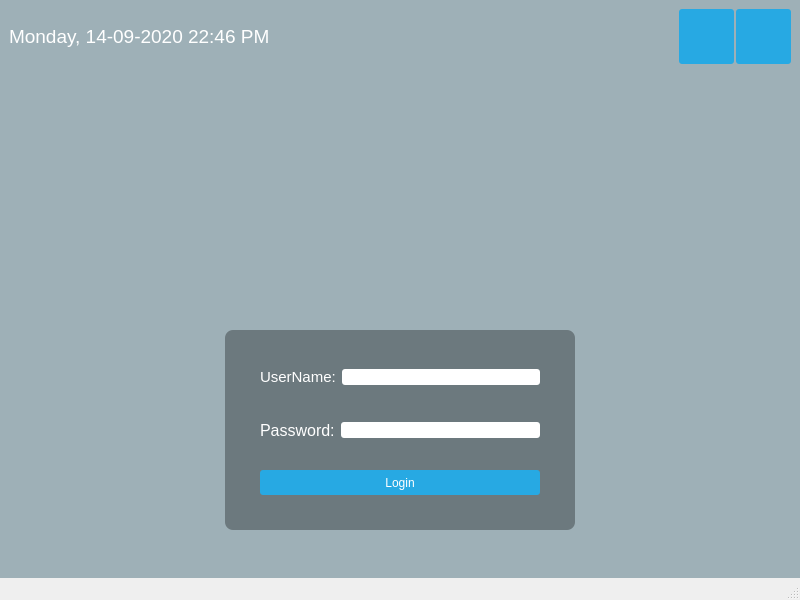
<?xml version="1.0" encoding="UTF-8"?>
<ui version="4.0">
 <class>MainWindow</class>
 <widget class="QMainWindow" name="MainWindow">
  <property name="geometry">
   <rect>
    <x>0</x>
    <y>0</y>
    <width>800</width>
    <height>600</height>
   </rect>
  </property>
  <property name="sizePolicy">
   <sizepolicy hsizetype="Fixed" vsizetype="Fixed">
    <horstretch>0</horstretch>
    <verstretch>0</verstretch>
   </sizepolicy>
  </property>
  <property name="windowTitle">
   <string>MainWindow</string>
  </property>
  <property name="styleSheet">
   <string notr="true">#centralwidget { background: rgba(32, 80, 96, 100); border-image: url(:/images/login_bg.png);}
#topPanel {background-color: qlineargradient(spread:reflect, x1:0.5,
y1:0, x2:0, y2:0, stop:0 rgba(91, 204, 233, 100), stop:1 rgba(32, 80, 96, 100));}
#loginForm {background: rgba(0, 0, 0, 80);border-radius: 8px}
QLabel { color: white; }
QLineEdit { border-radius: 3px;}
QPushButton {color: white;background-color: #27a9e3;border-width: 0px;border-radius: 3px;}
QPushButton:hover { background-color: #66c011; }</string>
  </property>
  <widget class="QWidget" name="centralwidget">
   <layout class="QVBoxLayout" name="verticalLayout">
    <property name="leftMargin">
     <number>0</number>
    </property>
    <property name="topMargin">
     <number>0</number>
    </property>
    <property name="rightMargin">
     <number>0</number>
    </property>
    <property name="bottomMargin">
     <number>0</number>
    </property>
    <item>
     <widget class="QWidget" name="topPanel" native="true">
      <layout class="QHBoxLayout" name="horizontalLayout">
       <property name="spacing">
        <number>2</number>
       </property>
       <item>
        <widget class="QLabel" name="currentDateTime">
         <property name="sizePolicy">
          <sizepolicy hsizetype="Fixed" vsizetype="Fixed">
           <horstretch>0</horstretch>
           <verstretch>0</verstretch>
          </sizepolicy>
         </property>
         <property name="text">
          <string>&lt;html&gt;&lt;head/&gt;&lt;body&gt;&lt;p&gt;&lt;span style=&quot; font-size:14pt;&quot;&gt;Monday, 14-09-2020 22:46 PM&lt;/span&gt;&lt;/p&gt;&lt;/body&gt;&lt;/html&gt;</string>
         </property>
        </widget>
       </item>
       <item>
        <spacer name="horizontalSpacer">
         <property name="orientation">
          <enum>Qt::Horizontal</enum>
         </property>
         <property name="sizeHint" stdset="0">
          <size>
           <width>40</width>
           <height>20</height>
          </size>
         </property>
        </spacer>
       </item>
       <item>
        <widget class="QPushButton" name="shutdownButton">
         <property name="sizePolicy">
          <sizepolicy hsizetype="Fixed" vsizetype="Fixed">
           <horstretch>0</horstretch>
           <verstretch>0</verstretch>
          </sizepolicy>
         </property>
         <property name="minimumSize">
          <size>
           <width>55</width>
           <height>55</height>
          </size>
         </property>
         <property name="text">
          <string/>
         </property>
         <property name="icon">
          <iconset resource="loginRes.qrc">
           <normaloff>:/icon/restart_icon.png</normaloff>:/icon/restart_icon.png</iconset>
         </property>
         <property name="iconSize">
          <size>
           <width>50</width>
           <height>50</height>
          </size>
         </property>
        </widget>
       </item>
       <item>
        <widget class="QPushButton" name="restartButton">
         <property name="enabled">
          <bool>true</bool>
         </property>
         <property name="sizePolicy">
          <sizepolicy hsizetype="Fixed" vsizetype="Fixed">
           <horstretch>0</horstretch>
           <verstretch>0</verstretch>
          </sizepolicy>
         </property>
         <property name="minimumSize">
          <size>
           <width>55</width>
           <height>55</height>
          </size>
         </property>
         <property name="text">
          <string/>
         </property>
         <property name="icon">
          <iconset resource="loginRes.qrc">
           <normaloff>:/icon/shutdown_icon.png</normaloff>:/icon/shutdown_icon.png</iconset>
         </property>
         <property name="iconSize">
          <size>
           <width>50</width>
           <height>50</height>
          </size>
         </property>
        </widget>
       </item>
      </layout>
     </widget>
    </item>
    <item>
     <spacer name="verticalSpacer_4">
      <property name="orientation">
       <enum>Qt::Vertical</enum>
      </property>
      <property name="sizeHint" stdset="0">
       <size>
        <width>20</width>
        <height>20</height>
       </size>
      </property>
     </spacer>
    </item>
    <item>
     <layout class="QHBoxLayout" name="horizontalLayout2">
      <property name="topMargin">
       <number>0</number>
      </property>
      <property name="bottomMargin">
       <number>0</number>
      </property>
      <item>
       <widget class="QLabel" name="logo">
        <property name="sizePolicy">
         <sizepolicy hsizetype="Fixed" vsizetype="Fixed">
          <horstretch>0</horstretch>
          <verstretch>0</verstretch>
         </sizepolicy>
        </property>
        <property name="minimumSize">
         <size>
          <width>150</width>
          <height>150</height>
         </size>
        </property>
        <property name="styleSheet">
         <string notr="true"/>
        </property>
        <property name="text">
         <string/>
        </property>
        <property name="pixmap">
         <pixmap resource="loginRes.qrc">:/images/logo.png</pixmap>
        </property>
       </widget>
      </item>
     </layout>
    </item>
    <item>
     <spacer name="verticalSpacer_5">
      <property name="orientation">
       <enum>Qt::Vertical</enum>
      </property>
      <property name="sizeHint" stdset="0">
       <size>
        <width>20</width>
        <height>8</height>
       </size>
      </property>
     </spacer>
    </item>
    <item>
     <layout class="QHBoxLayout" name="horizontalLayout_4">
      <property name="topMargin">
       <number>0</number>
      </property>
      <item>
       <widget class="QWidget" name="loginForm" native="true">
        <property name="sizePolicy">
         <sizepolicy hsizetype="Fixed" vsizetype="Fixed">
          <horstretch>0</horstretch>
          <verstretch>0</verstretch>
         </sizepolicy>
        </property>
        <property name="minimumSize">
         <size>
          <width>350</width>
          <height>200</height>
         </size>
        </property>
        <property name="styleSheet">
         <string notr="true"/>
        </property>
        <layout class="QVBoxLayout" name="verticalLayout_3">
         <property name="leftMargin">
          <number>35</number>
         </property>
         <property name="topMargin">
          <number>35</number>
         </property>
         <property name="rightMargin">
          <number>35</number>
         </property>
         <property name="bottomMargin">
          <number>35</number>
         </property>
         <item>
          <layout class="QHBoxLayout" name="horizontalLayout_7">
           <item>
            <widget class="QLabel" name="userName">
             <property name="sizePolicy">
              <sizepolicy hsizetype="Fixed" vsizetype="Fixed">
               <horstretch>0</horstretch>
               <verstretch>0</verstretch>
              </sizepolicy>
             </property>
             <property name="minimumSize">
              <size>
               <width>0</width>
               <height>25</height>
              </size>
             </property>
             <property name="text">
              <string>&lt;html&gt;&lt;head/&gt;&lt;body&gt;&lt;p&gt;&lt;span style=&quot; font-size:11pt;&quot;&gt;UserName:&lt;/span&gt;&lt;/p&gt;&lt;/body&gt;&lt;/html&gt;</string>
             </property>
            </widget>
           </item>
           <item>
            <widget class="QLineEdit" name="lineEdit">
             <property name="sizePolicy">
              <sizepolicy hsizetype="Preferred" vsizetype="Fixed">
               <horstretch>0</horstretch>
               <verstretch>0</verstretch>
              </sizepolicy>
             </property>
            </widget>
           </item>
          </layout>
         </item>
         <item>
          <spacer name="verticalSpacer_3">
           <property name="orientation">
            <enum>Qt::Vertical</enum>
           </property>
           <property name="sizeHint" stdset="0">
            <size>
             <width>20</width>
             <height>5</height>
            </size>
           </property>
          </spacer>
         </item>
         <item>
          <layout class="QHBoxLayout" name="horizontalLayout_5">
           <item>
            <widget class="QLabel" name="password">
             <property name="sizePolicy">
              <sizepolicy hsizetype="Fixed" vsizetype="Fixed">
               <horstretch>0</horstretch>
               <verstretch>0</verstretch>
              </sizepolicy>
             </property>
             <property name="minimumSize">
              <size>
               <width>0</width>
               <height>25</height>
              </size>
             </property>
             <property name="text">
              <string>&lt;html&gt;&lt;head/&gt;&lt;body&gt;&lt;p&gt;&lt;span style=&quot; font-size:12pt;&quot;&gt;Password:&lt;/span&gt;&lt;/p&gt;&lt;/body&gt;&lt;/html&gt;</string>
             </property>
            </widget>
           </item>
           <item>
            <widget class="QLineEdit" name="lineEdit_2">
             <property name="sizePolicy">
              <sizepolicy hsizetype="Preferred" vsizetype="Fixed">
               <horstretch>0</horstretch>
               <verstretch>0</verstretch>
              </sizepolicy>
             </property>
            </widget>
           </item>
          </layout>
         </item>
         <item>
          <spacer name="verticalSpacer_2">
           <property name="orientation">
            <enum>Qt::Vertical</enum>
           </property>
           <property name="sizeHint" stdset="0">
            <size>
             <width>20</width>
             <height>5</height>
            </size>
           </property>
          </spacer>
         </item>
         <item>
          <widget class="QPushButton" name="loginButton">
           <property name="sizePolicy">
            <sizepolicy hsizetype="Expanding" vsizetype="Fixed">
             <horstretch>0</horstretch>
             <verstretch>0</verstretch>
            </sizepolicy>
           </property>
           <property name="minimumSize">
            <size>
             <width>0</width>
             <height>25</height>
            </size>
           </property>
           <property name="text">
            <string>Login</string>
           </property>
          </widget>
         </item>
        </layout>
       </widget>
      </item>
     </layout>
    </item>
    <item>
     <spacer name="verticalSpacer">
      <property name="orientation">
       <enum>Qt::Vertical</enum>
      </property>
      <property name="sizeHint" stdset="0">
       <size>
        <width>20</width>
        <height>40</height>
       </size>
      </property>
     </spacer>
    </item>
   </layout>
  </widget>
  <widget class="QMenuBar" name="menubar">
   <property name="geometry">
    <rect>
     <x>0</x>
     <y>0</y>
     <width>800</width>
     <height>26</height>
    </rect>
   </property>
  </widget>
  <widget class="QStatusBar" name="statusbar"/>
 </widget>
 <resources>
  <include location="loginRes.qrc"/>
 </resources>
 <connections/>
</ui>
